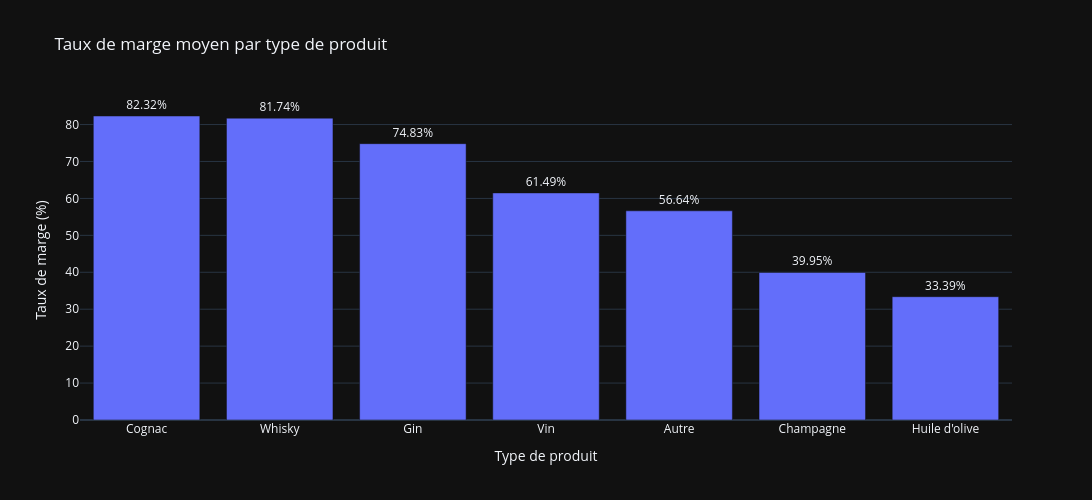

Notebook source saved alongside this figure:
### Code cell
#création d'un dataframe avec le taux de marge moyen par type de produit
df_margin_by_product_type = df_positive_margin.groupby("product_type")["taux_marge"].mean().reset_index()
#Affichage dans un graphique du taux de marge par type de produit
#Ordonner les types de produits par taux de marge moyen
df_margin_by_product_type = df_margin_by_product_type.sort_values(by="taux_marge", ascending=False)
fig = px.bar(df_margin_by_product_type, x="product_type", y="taux_marge", title="Taux de marge moyen par type de produit", labels={"product_type": "Type de produit", "taux_marge": "Taux de marge (%)"})
fig.update_layout(xaxis_title="Type de produit", yaxis_title="Taux de marge (%)", width=1200, height=500)
fig.update_traces(texttemplate='%{y:.2f}%', textposition='outside')
fig.update_layout(yaxis={'categoryorder':'total ascending'})
fig.show()

### Figure 1 — Plotly figure (JSON) as saved in the notebook; plotly's stock layout.template omitted (floating-point values rounded to 4 significant figures)
{"data": [{"hovertemplate": "Type de produit=%{x}<br>Taux de marge (%)=%{y}<extra></extra>", "legendgroup": "", "marker": {"color": "#636efa", "pattern": {"shape": ""}}, "name": "", "orientation": "v", "showlegend": false, "textposition": "outside", "texttemplate": "%{y:.2f}%", "type": "bar", "x": ["Cognac", "Whisky", "Gin", "Vin", "Autre", "Champagne", "Huile d'olive"], "xaxis": "x", "y": [82.32, 81.74, 74.83, 61.49, 56.64, 39.95, 33.39], "yaxis": "y"}], "layout": {"barmode": "relative", "height": 500, "legend": {"tracegroupgap": 0}, "title": {"text": "Taux de marge moyen par type de produit"}, "width": 1200, "xaxis": {"anchor": "y", "domain": [0, 1], "title": {"text": "Type de produit"}}, "yaxis": {"anchor": "x", "categoryorder": "total ascending", "domain": [0, 1], "title": {"text": "Taux de marge (%)"}}}}
